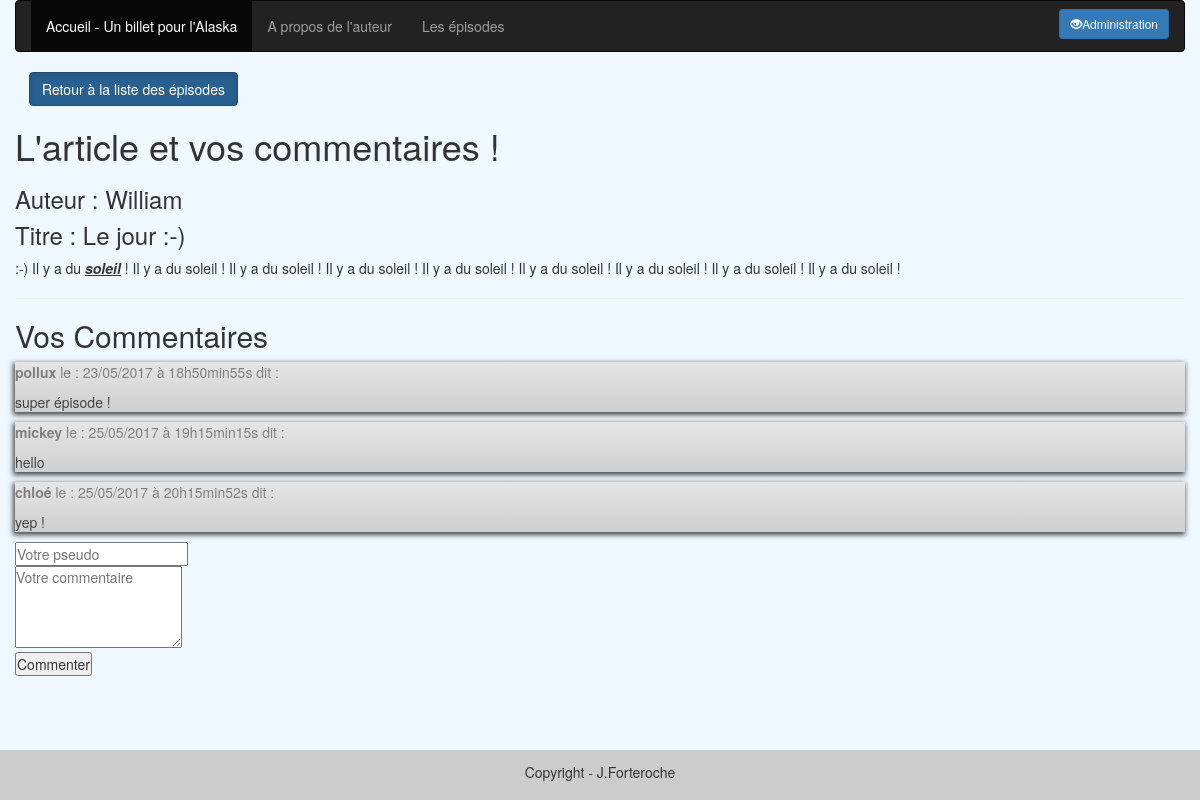
Screenshot of /commentaires.php?billeto=38 with the database file from the repository.
### tables this page shows
CREATE TABLE `news` (
  `id` smallint(5) UNSIGNED NOT NULL,
  `auteur` varchar(30) NOT NULL,
  `titre` varchar(100) NOT NULL,
  `contenu` text NOT NULL,
  `dateAjout` datetime NOT NULL,
  `dateModif` datetime NOT NULL
);

CREATE TABLE `commentaires` (
  `id` int(11) NOT NULL,
  `id_billet` int(11) NOT NULL,
  `auteur` varchar(255) NOT NULL,
  `commentaire` text NOT NULL,
  `date_commentaire` datetime NOT NULL
);

### commentaires.php (the view, shortened to what this page needs)
<?php
  include_once ('_head_episodes.php');
  include_once("_menus.php");
  function getBdd() {
  $bdd = new PDO('mysql:host=localhost;dbname=systeme_news;charset=utf8', 'root', 'root');
  return $bdd;
        }
  $bdd = getBdd();
  $req = $bdd->prepare('SELECT id, auteur, titre, contenu FROM news WHERE id = ?');
  $req->execute(array($_GET['billeto']));
  $donnees = $req->fetch();
  function getCommentaires($idBillet) {
    $bdd = getBdd();
    $commentaires = $bdd->prepare('SELECT id, DATE_FORMAT(date_commentaire, \'%d/%m/%Y à %Hh%imin%ss\') AS date_commentaire_fr,auteur, commentaire FROM commentaires WHERE id_billet= ? ORDER BY date_commentaire');
    $commentaires->execute(array($idBillet));
    return $commentaires;
  }
  $id = $_GET['billeto'];
  $commentaires = getCommentaires($id);
  ?>
<?php foreach ($commentaires as $commentaire): ?>
  <div class="commentaires"><strong><p id="commentaires"><?= $commentaire['auteur'] ?></strong> le :
  <?= $commentaire['date_commentaire_fr'] ?> dit :</p>
  <p><?= $commentaire['commentaire'] ?></p>    </div>
<?php endforeach; ?>
<?php $contenu = ob_get_clean(); ?>
    <p style="font-weight:bold; margin-left:1em;margin-top: 1em;"><a button type="button" class="btn btn-primary active" href='episodes.php'> Retour à la liste des épisodes</a></p>
    <h1>L'article et vos commentaires !</h1>
    <div class="news">
    <h3>
     <p>Auteur : <?php echo $donnees['auteur'].'<br/>'; ?></p>
      <p>Titre : <?php echo $donnees['titre']; ?></p>
    </h3>
      <p><?php echo $donnees['contenu']; ?></p>
  </div>
  <hr>
  <h2>Vos Commentaires </h2>
          <?php echo $contenu ?>
<section id="commentaire_section">
      <?php include_once ('_form_commentaire.php'); ?>
</section>
</div>
    <?php include("_pied_de_page.php");?>

### css/episodes.css (style rules this page uses)
* { margin:0; padding:0; }
body { background-color:rgb(240, 248, 255) ; }
html { height:100%; }
.commentaires { background-color:#4867bd; color: #444444; background-image: linear-gradient(#E5E5E5, #CFCFCF); box-shadow: -1px 2px 5px 1px rgba(0, 0, 0, 0.7); }
#commentaires { color:grey; }

### rows the page displays
news: auteur "William", titre "Le jour :-)", contenu ":-) Il y a du soleil ! Il y a du soleil ! Il y a du soleil ! Il y a du soleil ! Il y a du soleil ! Il y a du soleil ! Il y a du soleil ! Il y a du soleil ! Il y a du soleil !"
commentaires: auteur "pollux", date_commentaire_fr "23/05/2017 à 18h50min55s", commentaire "super épisode !"
commentaires: auteur "mickey", date_commentaire_fr "25/05/2017 à 19h15min15s", commentaire "hello"
commentaires: auteur "chloé", date_commentaire_fr "25/05/2017 à 20h15min52s", commentaire "yep !"
